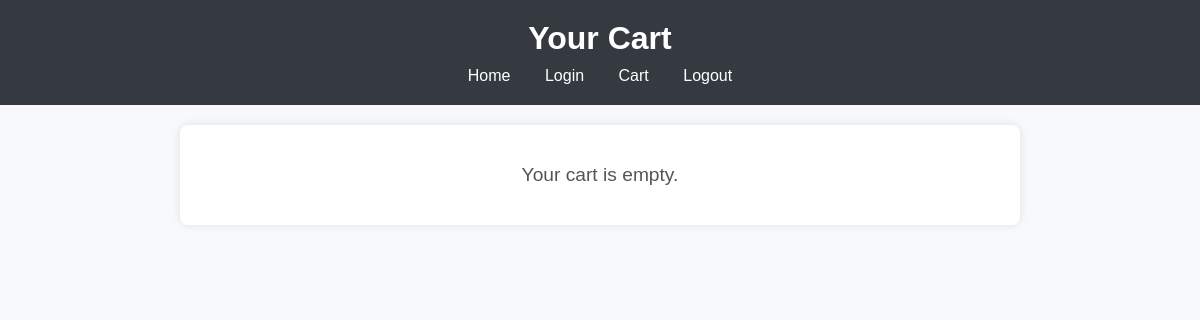
The page /view-cart/ (signed in) on the database as committed earlier.
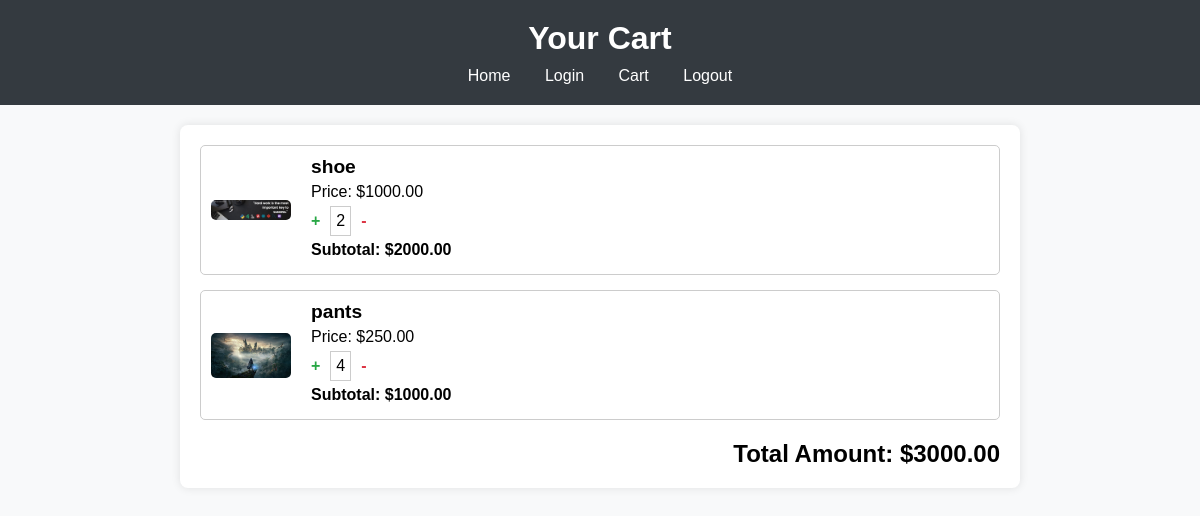
The same page on the database as committed later.
### cart/models.py (models this page shows, shortened)
class Cart(models.Model):
    pro_id = models.IntegerField()
    user_id = models.IntegerField()
    created_at = models.DateTimeField(auto_now_add=True)
    quantity = models.IntegerField(default=1)

### product/models.py (models this page shows, shortened)
class Product(models.Model):
    pro_name = models.CharField(max_length=250)
    pro_decription = models.TextField()
    pro_price = models.IntegerField()
    pro_image = models.ImageField(upload_to='imgProducts')
    created_at = models.DateTimeField(auto_now_add=True)

### cart/views.py (the view)
# urls.py: path('view-cart/', view_cart, name='ViewCart'),
def view_cart(request):
    try:
        user = request.user
        cart_items = Cart.objects.filter(user_id=user.id)
        if not cart_items.exists():
            return render(request, 'Cart.html', {"cart_items": cart_items, "message": "Your cart is empty."})
        product_ids = cart_items.values_list('pro_id', flat=True)
        products = Product.objects.filter(id__in=product_ids)
        cart_items_with_products = [
            {'cart_item': item, 'product': products.get(id=item.pro_id)} for item in cart_items
        ]
        total_amount = sum(item['product'].pro_price * item['cart_item'].quantity for item in cart_items_with_products)
        return render(request, 'Cart.html', {"cart_items_with_products": cart_items_with_products, "total_amount": total_amount})
    except Exception as e:
        print(f"Error while viewing cart: {e}")
        print(traceback.format_exc())
        return render(request, 'Home.html', {'message': 'An error occurred while fetching your cart.'})

### cart/templatetags/math_filters.py (called while the page is built)
@register.filter
def multiply(value, arg):
    try:
        return float(value) * float(arg)
    except (ValueError, TypeError):
        return 0

### templates/Cart.html (shortened to what this page needs)
{% load math_filters %}
{% load static %}
<!DOCTYPE html>
<html lang="en">
<head>
    <link rel="stylesheet" href="{% static 'style/style.css' %}">
</head>
<body style="font-family: Arial, sans-serif; margin: 0; padding: 0; background-color: #f8f9fa;">
    <header style="background-color: #343a40; color: white; padding: 20px; text-align: center;">
        <h1 style="margin: 0;">Your Cart</h1>
        <nav style="margin-top: 10px;">
            <a href="{% url 'Home' %}" style="color: white; margin: 0 15px; text-decoration: none;">Home</a>
            <a href="{% url 'Login' %}" style="color: white; margin: 0 15px; text-decoration: none;">Login</a>
            <a href="{% url 'ViewCart' %}" style="color: white; margin: 0 15px; text-decoration: none;">Cart</a>
            <a href="{% url 'Logout' %}" style="color: white; margin: 0 15px; text-decoration: none;">Logout</a>
        </nav>
    </header>
    <div class="cart-items" style="padding: 20px; max-width: 800px; margin: 20px auto; background-color: white; border-radius: 8px; box-shadow: 0 0 10px rgba(0,0,0,0.1);">
        {% if cart_items_with_products %}
            {% with total_amount=0 %}
                {% for item in cart_items_with_products %}
                    {% with subtotal=item.product.pro_price|floatformat:2|multiply:item.cart_item.quantity %}
                        <article class="cart-item" style="border: 1px solid #ccc; border-radius: 5px; padding: 10px; margin-bottom: 15px; display: flex; align-items: center;">
                            <img src="{{ item.product.pro_image.url }}" alt="{{ item.product.pro_name }}" style="width: 80px; height: auto; margin-right: 20px; border-radius: 5px;">
                            <div style="flex-grow: 1;">
                                <h2 style="margin: 0; font-size: 1.2em;">{{ item.product.pro_name }}</h2>
                                <p style="margin: 5px 0;">Price: ${{ item.product.pro_price|floatformat:2 }}</p>
                                <div class="quantity-controls" style="display: flex; align-items: center;">
                                    <a style="text-decoration: none; color: #28a745; font-weight: bold; margin-right: 10px;" href="{% url 'UpdateCart' 'add' item.product.id %}">+</a>
                                    <p style="border: 1px solid #ccc; padding: 5px; margin: 0;">{{ item.cart_item.quantity }}</p>
                                    <a style="text-decoration: none; color: #dc3545; font-weight: bold; margin-left: 10px;" href="{% url 'UpdateCart' 'remove' item.product.id %}">-</a>
                                </div>
                                <p style="margin: 5px 0; font-weight: bold;">Subtotal: ${{ subtotal|floatformat:2 }}</p>
                            </div>
                        </article>
                    {% endwith %}
                {% endfor %}
            {% endwith %}
            {% if total_amount %}
                <div class="total-amount" style="font-size: 1.5em; font-weight: bold; margin-top: 20px; text-align: right;">
                    Total Amount: ${{ total_amount|floatformat:2 }}
                </div>
            {% endif %}
        {% else %}
            <p style="text-align: center; font-size: 1.2em; color: #555;">Your cart is empty.</p>
        {% endif %}
    </div>
</body>
</html>

### static/style/style.css (style rules this page uses)
body { font-family: Arial, sans-serif; margin: 0; padding: 0; }
header { background-color: #f8f8f8; padding: 10px; text-align: center; }
nav a { margin: 0 15px; text-decoration: none; color: #333; }

Rows that differ between the two databases and show on the page:
added Cart: product.pro_image (picture), product.pro_name "shoe", product.pro_price "1000.00", cart_item.quantity "2", product "2000.00"
added Cart: product.pro_image (picture), product.pro_name "pants", product.pro_price "250.00", cart_item.quantity "4", product "1000.00"
Other text that changed with them:
{{ total_amount|floatformat:2 }}: (not shown) → "3000.00"
text no longer shown: "Your cart is empty."
text now shown: "Total Amount: $"
